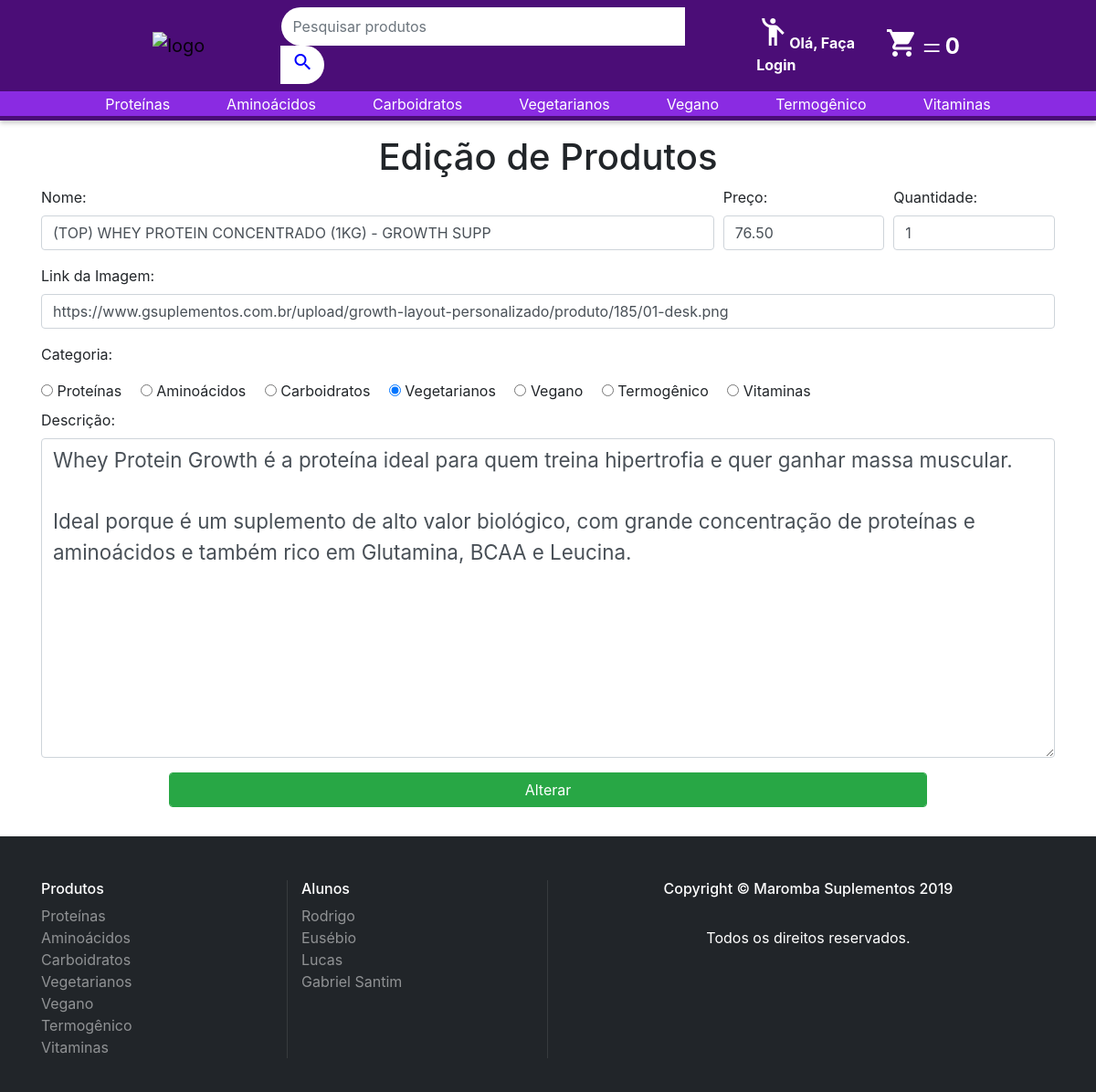
The app's page /form-edit.php?id=1 with its own data.
### tables this page shows
create table Produtos(
    id int unsigned primary key not null auto_increment,
    nome varchar(200) not null,
    descricao longtext not null,
    preco decimal(9,2) not null,
    quantidade int not null,
    categoria varchar(100) not null,
    imagem varchar(3000) not null
);

### form-edit.php (the view, shortened to what this page needs)
<?php
$id = isset($_GET['id']) ? (int) $_GET['id'] : null;
$PDO = db_connect();
$sql = "SELECT nome, descricao, preco, quantidade, categoria, imagem FROM Produtos WHERE id = :id";
$stmt = $PDO->prepare($sql);
$stmt->bindParam(':id', $id, PDO::PARAM_INT);
$stmt->execute();
$Produtos = $stmt->fetch(PDO::FETCH_ASSOC);
?>
<!DOCTYPE html>
<html lang="pt-BR">
<head>
    <link rel="stylesheet" href="css/animate.css">
    <link rel="stylesheet" href="https://stackpath.bootstrapcdn.com/bootstrap/4.3.1/css/bootstrap.min.css"
>
    <link rel="stylesheet" href="css/estilo.css">
</head>
<body>
    <?php require_once("componentes/header.php"); ?>
    <div class="container">
        <h1 class="mb-2 mt-3 text-center">Edição de Produtos</h1>
        <form action="edit.php" method="post">
            <div class="form-row">
                <div class="form-group col-md-8">
                    <label for="nome">Nome: </label>
                    <input value="<?php echo $Produtos['nome'] ?>" placeholder="Nome" required="required"
                        class="form-control" type="text" name="nome" id="nome">
                </div>
                <div class="form-group col-md-2">
                    <label for="preco">Preço: </label>
                    <input value="<?php echo $Produtos['preco']?>" required="required" class="form-control"
                        type="number" step="0.01" min="0" max="10000" name="preco" id="preco">
                </div>
                <div class="form-group col-md-2">
                    <label for="quantidade">Quantidade: </label>
                    <input value="<?php echo $Produtos['quantidade'] ?>" required="required" class="form-control"
                        type="number" name="quantidade" id="quantidade">
                </div>
            </div>
            <div class="form-row">
                <div class="form-group col-md-12">
                    <label for="imagem">Link da Imagem:</label>
                    <input value="<?php echo $Produtos['imagem'] ?>" placeholder="Link" required="required"
                        class="form-control" type="text" name="imagem" id="imagem">
                </div>
                </div>
                <div class="form-row">
                    <div class="col-md-12">
                        <p>Categoria:</p>
                        <input <?php if ($Produtos['categoria']=="Proteínas"){echo "checked";}?> value="Proteínas" class="" type="radio" name="categoria" id="categoria1">
                        <label for="categoria1">Proteínas</label>
                        <input <?php if ($Produtos['categoria']=="Aminoácidos"){echo "checked";}?>value="Aminoácidos" class="ml-3" type="radio" name="categoria" id="categoria2">
                        <label for="catego3ria2">Aminoácidos</label>
                        <input <?php if ($Produtos['categoria']=="Carboidratos"){echo "checked";}?> value="Carboidratos" class="ml-3" type="radio" name="categoria" id="categoria3">
                        <label for="categoria3">Carboidratos</label>
                        <input <?php if ($Produtos['categoria']=="Vegetarianos"){echo "checked";}?> value="Vegetarianos" class="ml-3" type="radio" name="categoria" id="categoria4">
                        <label for="categoria4">Vegetarianos</label>
                        <input <?php if ($Produtos['categoria']=="Vegano"){echo "checked";}?> value="Vegano" class="ml-3" type="radio" name="categoria" id="categoria5">
                        <label for="categoria5">Vegano</label>
                        <input <?php if ($Produtos['categoria']=="Termogênico"){echo "checked";}?> value="Termogênico" class="ml-3" type="radio" name="categoria" id="categoria6">
                        <label for="categoria6">Termogênico</label>
                        <input <?php if ($Produtos['categoria']=="Vitaminas"){echo "checked";}?> value="Vitaminas" class="ml-3" type="radio" name="categoria" id="categoria7">
                        <label for="categoria7">Vitaminas</label>
                    </div>
                    </div>
                <div class="form-row">
                    <div class="form-group col-md-12">
                        <label for="descricao">Descrição: </label>
                        <textarea wrap="soft" placeholder="Digite sua descrição aqui" required="required" class="form-control"
                            name="descricao" id="descricao" cols="100" rows="10"><?php echo $Produtos['descricao'];?></textarea>
                    </div>
                </div>
                <div class="form-row justify-content-center">
                    <div class="form-group col-md-9">
                        <input class="form-control btn btn-success" type="submit" value="Alterar">
                    </div>
                </div>
        </form>
    </div>
    <?php require_once("componentes/footer.php"); ?>
</body>
</html>

### css/estilo.css (style rules this page uses)
#descricao { font-size: 1.4rem; }

### records on screen
produtos: nome "(TOP) WHEY PROTEIN CONCENTRADO (1KG) - GROWTH SUPP", preco "76.50", quantidade "1", imagem "https://www.gsuplementos.com.br/upload/growth-layout-personalizado/produto/185/01-desk.png", categoria "☐ Proteínas", categoria "☐ Carboidratos", categoria "☑ Vegetarianos", categoria "☐ Vegano", categoria "☐ Termogênico", categoria "☐ Vitaminas", descricao "Whey Protein Growth é a proteína ideal para quem treina hipertrofia e quer ganhar massa muscular. Ideal porque é um suplemento de alto valor biológico, com grande concentração de proteínas e aminoácidos e também rico em Glutamina, BCAA e Leucina."
